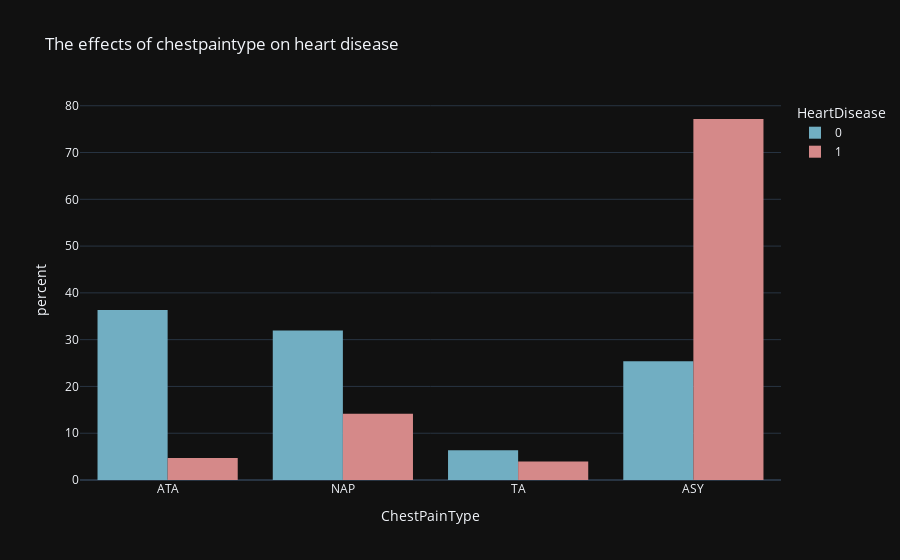

Notebook source saved alongside this figure:
### Markdown cell above
The order of the type of chest pain on the disease is :

1- ASY

2- NAP

3- ATA

4- TA

### Code cell
px.histogram(df,x='ChestPainType',template='plotly_dark', color='HeartDisease',histnorm='percent', barmode='group',color_discrete_sequence=['#71AEC2','#D58989'], title='The effects of chestpaintype on heart disease')

### Figure 1 — Plotly figure (JSON) as saved in the notebook; plotly's stock layout.template omitted (floating-point values rounded to 4 significant figures; data arrays with more than 128 entries replaced by an {"elided": "..."} marker saying what was removed)
{"data": [{"alignmentgroup": "True", "bingroup": "x", "histnorm": "percent", "hovertemplate": "HeartDisease=0<br>ChestPainType=%{x}<br>percent=%{y}<extra></extra>", "legendgroup": "0", "marker": {"color": "#71AEC2", "pattern": {"shape": ""}}, "name": "0", "offsetgroup": "0", "orientation": "v", "showlegend": true, "type": "histogram", "x": {"elided": "410 str values"}, "xaxis": "x", "yaxis": "y"}, {"alignmentgroup": "True", "bingroup": "x", "histnorm": "percent", "hovertemplate": "HeartDisease=1<br>ChestPainType=%{x}<br>percent=%{y}<extra></extra>", "legendgroup": "1", "marker": {"color": "#D58989", "pattern": {"shape": ""}}, "name": "1", "offsetgroup": "1", "orientation": "v", "showlegend": true, "type": "histogram", "x": {"elided": "508 str values"}, "xaxis": "x", "yaxis": "y"}], "layout": {"barmode": "group", "legend": {"title": {"text": "HeartDisease"}, "tracegroupgap": 0}, "title": {"text": "The effects of chestpaintype on heart disease"}, "xaxis": {"anchor": "y", "domain": [0, 1], "title": {"text": "ChestPainType"}}, "yaxis": {"anchor": "x", "domain": [0, 1], "title": {"text": "percent"}}}}
